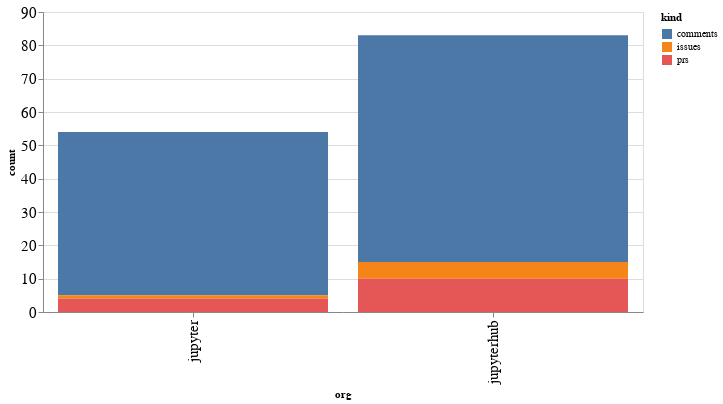

Here is the notebook cell this chart was saved with:
### Code cell
alt.Chart(org_summaries, width=600).mark_bar().encode(
    x='org',
    y='count',
    color='kind',
    tooltip="org"
)

### Figure 1 — Vega-Lite specification as saved in the notebook (floating-point values rounded to 4 significant figures)
{"config": {"axisLeft": {"labelFontSize": 15}, "axisBottom": {"labelFontSize": 15}}, "data": {"name": "data-1c0a1f956b021f818a70406dc00dd156"}, "mark": "bar", "encoding": {"color": {"type": "nominal", "field": "kind"}, "tooltip": {"type": "nominal", "field": "org"}, "x": {"type": "nominal", "field": "org"}, "y": {"type": "quantitative", "field": "count"}}, "width": 600, "$schema": "https://vega.github.io/schema/vega-lite/v4.8.1.json", "datasets": {"data-1c0a1f956b021f818a70406dc00dd156": [{"org": "jupyter", "kind": "comments", "count": 49}, {"org": "jupyter", "kind": "issues", "count": 1}, {"org": "jupyter", "kind": "prs", "count": 4}, {"org": "jupyterhub", "kind": "comments", "count": 68}, {"org": "jupyterhub", "kind": "issues", "count": 5}, {"org": "jupyterhub", "kind": "prs", "count": 10}]}}
